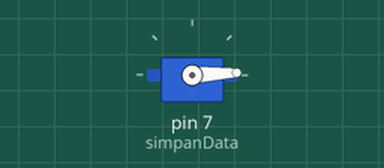
Simulated run of this sketch. Board: Arduino Uno, built with avr-gcc and run on an emulated ATmega328P. Parts: servo.

Above: at 0.05 s.
At 1.3 s:
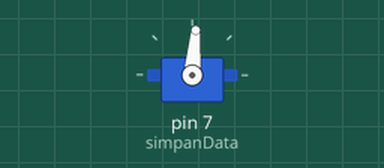
At 2.6 s:
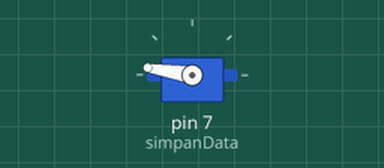
At 5.2 s:
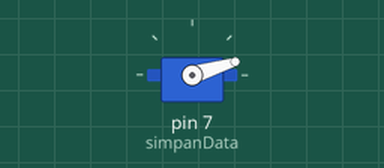
Timing chart, 0 to 7.1 s (numbered marks = the images above):
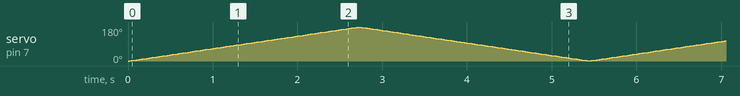

The sketch:

servo.ino
```cpp
#include <Servo.h>
Servo simpanData;
int pos = 00;

void setup(){
  simpanData.attach(7);
}

void loop(){
  for (pos = 00; pos < 180; pos +=1){
    simpanData.write(pos);
    delay(15);
  }
  for(pos = 180; pos >= 1; pos -= 1){
    simpanData.write(pos);
    delay(15);
  }
}
```
